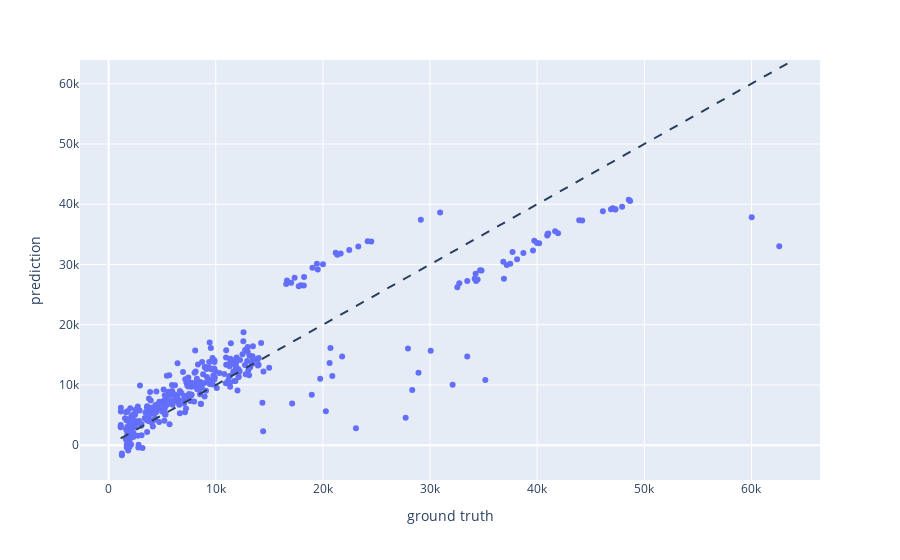

The code cell stored with this chart in its notebook:
### Code cell
fig = px.scatter(x=y_test1, y=y_pred22222, labels={'x': 'ground truth', 'y': 'prediction'})
fig.add_shape(
    type="line", line=dict(dash='dash'),
    x0=y1.min(), y0=y1.min(),
    x1=y1.max(), y1=y1.max()
)
fig.show()

### Figure 1 — Plotly figure (JSON) as saved in the notebook; plotly's stock layout.template omitted (floating-point values rounded to 4 significant figures; data arrays with more than 128 entries replaced by an {"elided": "..."} marker saying what was removed)
{"data": [{"hovertemplate": "ground truth=%{x}<br>prediction=%{y}<extra></extra>", "legendgroup": "", "marker": {"color": "#636efa", "symbol": "circle"}, "mode": "markers", "name": "", "orientation": "v", "showlegend": false, "type": "scatter", "x": {"elided": "335 float values"}, "xaxis": "x", "y": {"elided": "335 float values"}, "yaxis": "y"}], "layout": {"legend": {"tracegroupgap": 0}, "margin": {"t": 60}, "shapes": [{"line": {"dash": "dash"}, "type": "line", "x0": 1122.0, "x1": 63770.0, "y0": 1122.0, "y1": 63770.0}], "xaxis": {"anchor": "y", "domain": [0, 1], "title": {"text": "ground truth"}}, "yaxis": {"anchor": "x", "domain": [0, 1], "title": {"text": "prediction"}}}}
